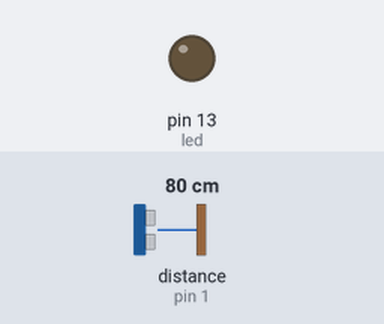
The sketch below on a simulated Arduino Uno, built with avr-gcc and run on an emulated ATmega328P. Shown: output pins drawn as LEDs (lit = HIGH). Inputs (shaded band) come from the test bench; at power-on: distance to the obstacle (sensor on pin 1) 80 cm. The echo pulse lasts 58.3 µs per cm; pins used as bus, display or sensor lines are not drawn; what the sketch prints to the serial monitor is not drawn.

Above: at 1.2 s.
1.3 s: distance to the obstacle (sensor on pin 1) set to 5 cm
2.8 s: distance to the obstacle (sensor on pin 1) set to 2 cm
At 3.8 s:
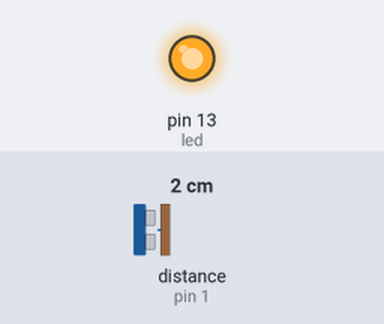
4.3 s: distance to the obstacle (sensor on pin 1) set to 4 cm
At 4.9 s:
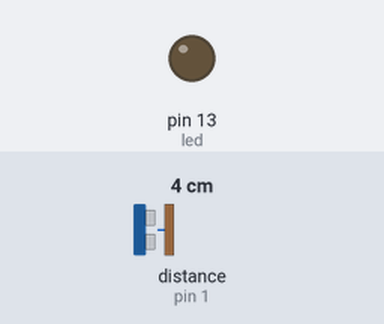
Timing chart, 0 to 7.3 s (numbered marks = the images above; inputs shaded):
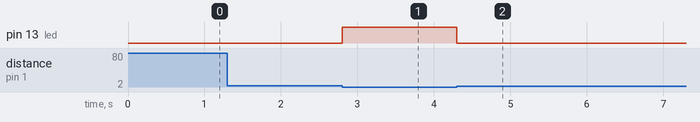

The sketch:

UltraSonic.ino
```cpp
#define trigPin 0
#define echoPin 1
#define led 13

void setup() {
  Serial.begin (9600);
  pinMode(trigPin, OUTPUT);
  pinMode(echoPin, INPUT);
  pinMode(led, OUTPUT);

}

void loop()
{
  long duration, distance;
  digitalWrite(trigPin, LOW);  // Added this line
  delayMicroseconds(2); // Added this line
  digitalWrite(trigPin, HIGH);
  delayMicroseconds(10); // Added this line
  digitalWrite(trigPin, LOW);
  duration = pulseIn(echoPin, HIGH);
  distance = duration/58.2;

  if (distance < 4) {  // This is where the LED On/Off happens
    digitalWrite(led,HIGH);
  }

  else
  digitalWrite(led,LOW);
  Serial.print("\n");
  Serial.print(distance);


}
```

Measured:
- the behaviour switches between 4 and 3 cm on distance to the obstacle (sensor on pin 1) (found by bisection; images 0 and 1)
- after the input at 2.8 s, pin 13 (led): LOW → HIGH at once
- after the input at 4.3 s, pin 13 (led): HIGH → LOW at once
